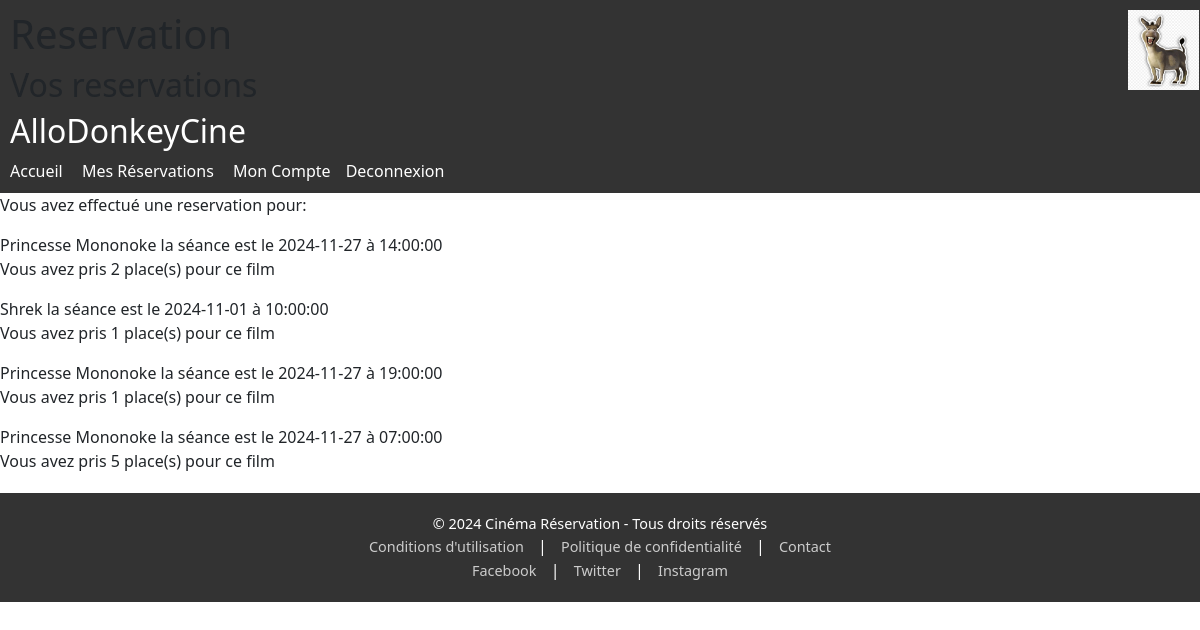
/reservation (signed in), run on the app's committed database.
### tables this page shows
CREATE TABLE `seance` (
  `id` int NOT NULL AUTO_INCREMENT,
  `id_film` int DEFAULT NULL,
  `id_salle` int DEFAULT NULL,
  `heureDebut` time DEFAULT NULL,
  `date` date DEFAULT NULL,
  `created_at` datetime DEFAULT NULL,
  PRIMARY KEY (`id`),
  KEY `seanceFilm_idx` (`id_film`),
  KEY `seanceSalle_idx` (`id_salle`),
  CONSTRAINT `seanceFilm` FOREIGN KEY (`id_film`) REFERENCES `film` (`id`),
  CONSTRAINT `seanceSalle` FOREIGN KEY (`id_salle`) REFERENCES `salle` (`id`)
);

CREATE TABLE `film` (
  `id` int NOT NULL AUTO_INCREMENT,
  `titre` varchar(45) NOT NULL,
  `duree` time NOT NULL COMMENT 'In minutes',
  `description` text,
  `picture` varchar(255) DEFAULT NULL COMMENT 'URL to movie picture',
  `diffusion` tinyint(1) DEFAULT '0',
  `created_at` datetime DEFAULT NULL,
  PRIMARY KEY (`id`)
);

### Controller/ReservationController.php (called while the page is built, shortened)
<?php
class ReservationController
{
    public $reservationRepository;
    public function __construct($dbh)
    {
        $this->reservationRepository = new ReservationRepository($dbh);
    }
    public function list()
    {
        $reservations = $this->reservationRepository->checkUserReservation();
        include BASE_ROOT . 'View/header.html.php';
        include BASE_ROOT . 'View/Reservation/reservation.html.php';
    }
}

### index.php (called while the page is built, shortened)
<?php
require 'config/db.php';
$router = new Router();
$elements = $router->getController($_SERVER['REQUEST_URI']);
$cont = new $controller($dbh);
$action = $elements['action'];
$id = $elements['id'];
$cont->$action($id);

### Repository/ReservationRepository.php (called while the page is built, shortened)
<?php
class ReservationRepository
{
    public $dbh;
    public function __construct($dbh)
    {
        $this->dbh = $dbh;
    }
    public function checkUserReservation(): array
    {
        $sql = " SELECT
    s.id AS seance_id,
    s.date AS seance_date,
    s.heureDebut AS seance_horaire,
    r.id_user AS user_id,
    f.id AS film_id,
    f.titre AS film_titre,
    f.duree AS film_duree,
    count(s.id) as nbPlaces
    FROM seance s
    INNER JOIN reservation r ON s.id = r.ID_seance
    INNER JOIN film f ON s.id_film = f.id
    WHERE r.ID_user = :id
    group by s.id";
        $stmt = $this->dbh->prepare($sql);
        $stmt->bindParam(':id', $_SESSION['user']->id);
        $stmt->execute();
        return $stmt->fetchAll();
    }
}

### View/reservation/reservation.html.php (the view)
<p>Vous avez effectué une reservation pour:</p>
<?php
foreach ($reservations as $reservation) {
    echo '<p>' . $reservation['film_titre'] . ' la séance est le ' . $reservation['seance_date'] . ' à ' . $reservation['seance_horaire'] . '<br>
    Vous avez pris ' . $reservation['nbPlaces'] . ' place(s) pour ce film </p>';
}

### View/header.html.php (shortened to what this page needs)
<!DOCTYPE html>
<html lang="fr">
<head>
    <link rel="stylesheet" type="text/css" href="/View/css/style.css">
    <link href="https://cdn.jsdelivr.net/npm/bootstrap@5.3.0-alpha1/dist/css/bootstrap.min.css" rel="stylesheet">
</head>
<body>
    <header>
        <div class="logo-container">
            <a href="/index">
                <img src="/View/images/Logo.png" alt="Logo du site" class="logo">
            </a>
        </div>
        <h1><?php echo $title; ?></h1>
        <h2><?php echo $action; ?></h2>
        <h2 class="Bleach">AlloDonkeyCine</h2>
        <nav>
            <a href="/index">Accueil</a>
            <?php if (isset($_SESSION['user'])) {
                echo '<a href="/reservation">Mes Réservations</a>
                <a href="/user/infos">Mon Compte</a><a href="/user/logout">Deconnexion</a>';
            } else {
                echo '<a href="/login">Connexion</a>';
            } ?>
        </nav>
    </header>

### View/css/style.css (style rules this page uses)
body { font-family: Arial, sans-serif; margin: center; }
header { background-color: #333; padding: 10px; }
header nav a { color: white; margin-right: 15px; text-decoration: none; }
footer { background-color: #333; color: #fff; padding: 20px 0; text-align: center; margin-top: 20px; }
.footer-content p { margin: 0; font-size: 0.9em; }
.footer-links a, .social-media a { color: #ccc; margin: 0 10px; text-decoration: none; font-size: 0.9em; }
.logo { height: 80px; width: auto; transition: transform 0.3s; position: absolute; left: 94%; }
body { margin: 0; font-family: "Arial", sans-serif; background-color: #f4f4f9; color: #333; line-height: 1.6; }

### View/header.html.php (style rules this page uses)
.Bleach { color: white; }

### data on the page
seance: id_film.titre "Princesse Mononoke", date "2024-11-27", heureDebut "14:00:00", nbPlaces "2"
seance: id_film.titre "Shrek", date "2024-11-01", heureDebut "10:00:00", nbPlaces "1"
seance: id_film.titre "Princesse Mononoke", date "2024-11-27", heureDebut "19:00:00", nbPlaces "1"
seance: id_film.titre "Princesse Mononoke", date "2024-11-27", heureDebut "07:00:00", nbPlaces "5"
